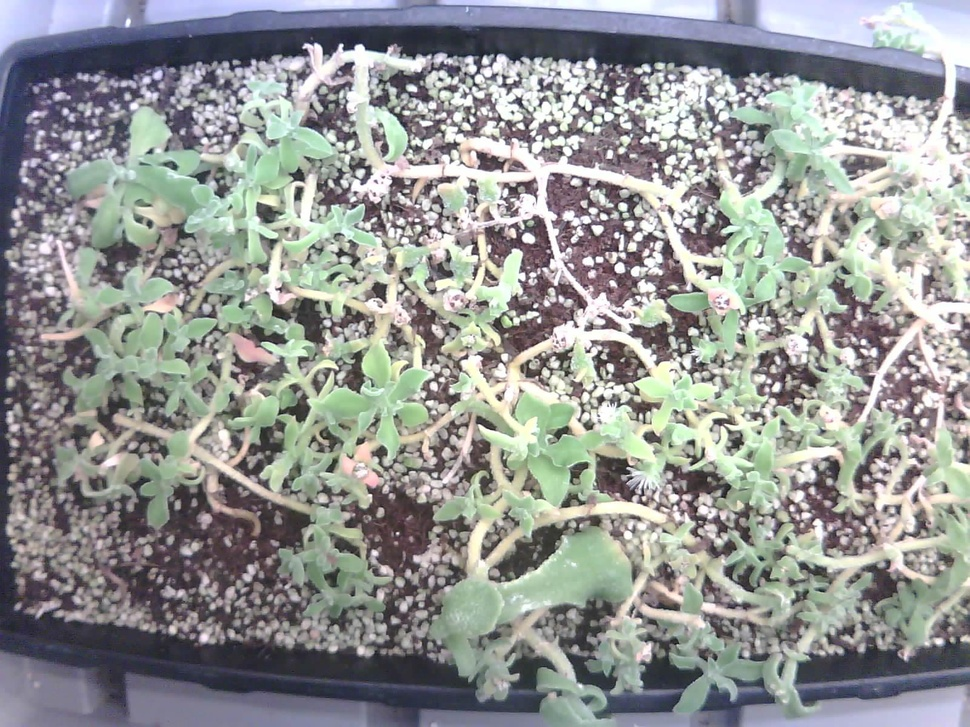
#> input picture Model/Crop_Segmentation/Morphology/3691716968414_-pic_jpg.rf.b8f9d2f1e596dfce7d2b80ec8dc044a5.jpg, 970 x 727 px, shrunk from 1600 x 1200 before the run, found by its file name
$ python top-hat.py
#> lines starting #> are read from the running program, lines starting #| are printed output that depends on the picture
import cv2
import numpy as np

stem_mask_path = '/Users/shijunshen/Documents/Code/PycharmProjects/Smart-Farm/Model/Crop_Segmentation/Morphology/3691716968414_-pic_jpg.rf.b8f9d2f1e596dfce7d2b80ec8dc044a5.png'
original_image = '/Users/shijunshen/Documents/Code/PycharmProjects/Smart-Farm/Model/Crop_Segmentation/Morphology/3691716968414_-pic_jpg.rf.b8f9d2f1e596dfce7d2b80ec8dc044a5.jpg'


# 读取图像
image = cv2.imread(original_image, 0)
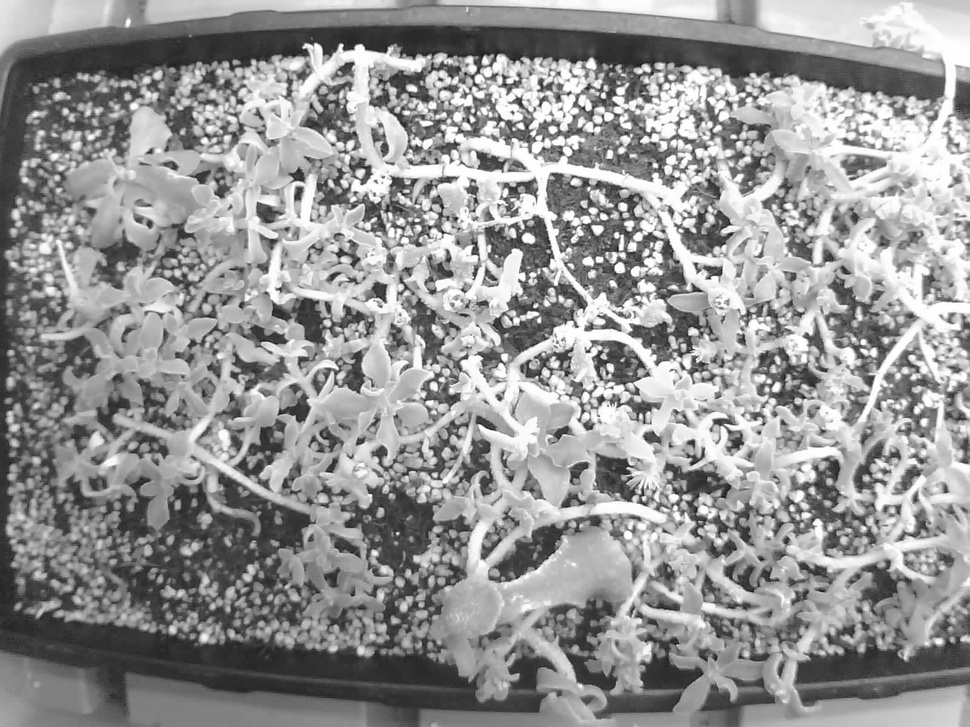
#> image: shape (727, 970); min 9, max 255, mean 149.3

# 定义结构元素的大小（用于形态学操作）
kernel_size = (11, 11)

# 进行高帽滤波
tophat = cv2.morphologyEx(image, cv2.MORPH_TOPHAT, cv2.getStructuringElement(cv2.MORPH_RECT, kernel_size))
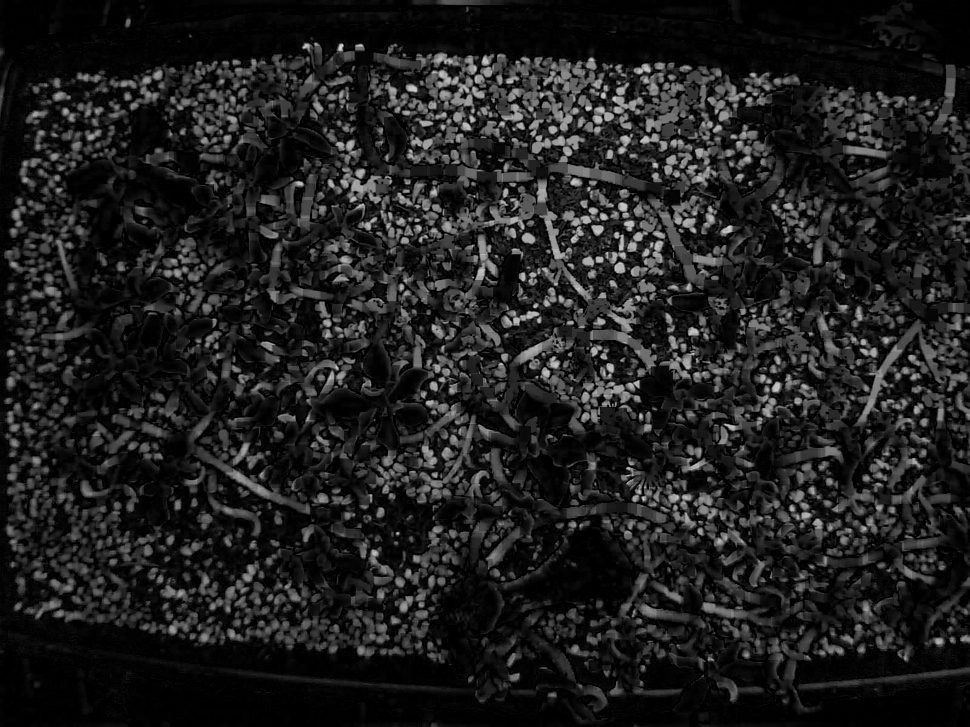
#> tophat: shape (727, 970); min 0, max 216, mean 30.5

# 显示原始图像和高帽滤波结果

image_copy = image.copy()
darkened_pixels = np.where(tophat > 40)
#> darkened_pixels = 198788 positions, rows 0 to 726, columns 0 to 969
image_copy[darkened_pixels] = image_copy[darkened_pixels] * 0  # 调整乘数以控
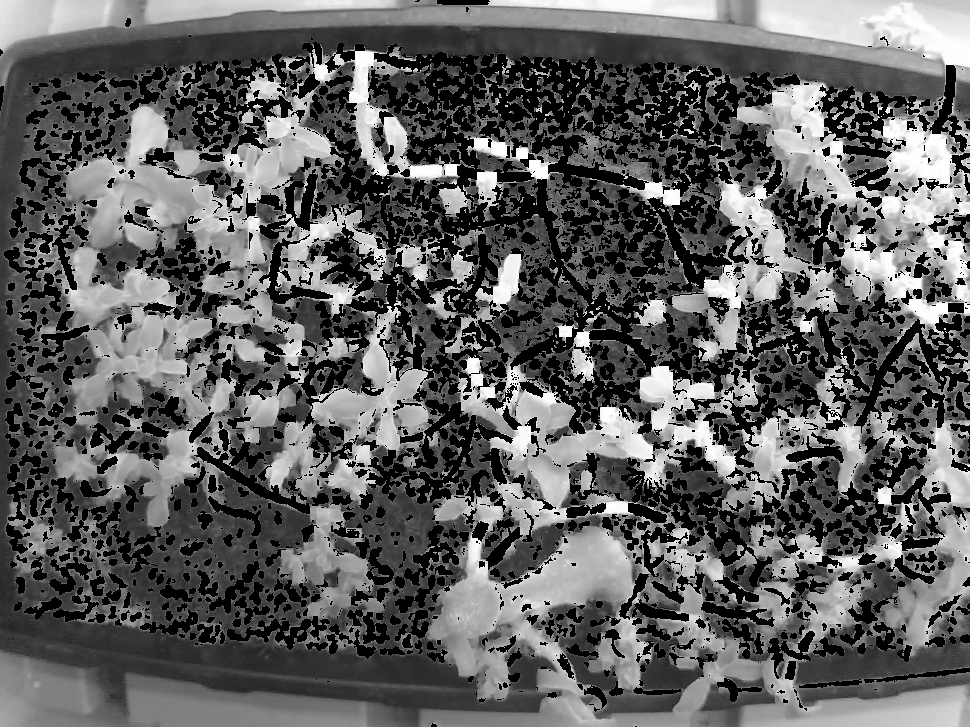
#> image_copy: shape (727, 970); min 0, max 255, mean 95

# 显示结果图像
cv2.imshow('Original Image', image)
cv2.imshow('Top-Hat Filter Result', tophat)
cv2.imshow('Result', image_copy)
cv2.waitKey(0)
cv2.destroyAllWindows()
